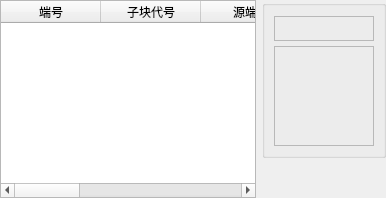
     <widget class="QWidget" name="tab_2">
      <property name="styleSheet">
       <string notr="true">#tab_2{background-color: rgba(19, 67, 79, 1);
    border-color: rgba(19, 67, 79, 1);
    border: 0px solid rgba(61, 255, 255,0.4);
    margin: 2px;}


</string>
      </property>
      <attribute name="title">
       <string>功能子块</string>
      </attribute>
      <layout class="QGridLayout" name="gridLayout_3">
       <property name="leftMargin">
        <number>0</number>
       </property>
       <property name="topMargin">
        <number>0</number>
       </property>
       <property name="rightMargin">
        <number>0</number>
       </property>
       <property name="bottomMargin">
        <number>0</number>
       </property>
       <item row="0" column="1">
        <widget class="QGroupBox" name="groupBox2">
         <property name="minimumSize">
          <size>
           <width>100</width>
           <height>0</height>
          </size>
         </property>
         <property name="title">
          <string/>
         </property>
         <layout class="QVBoxLayout" name="verticalLayout">
          <item>
           <widget class="QLabel" name="LbSpurFuncName">
            <property name="minimumSize">
             <size>
              <width>0</width>
              <height>25</height>
             </size>
            </property>
            <property name="maximumSize">
             <size>
              <width>16777215</width>
              <height>22</height>
             </size>
            </property>
            <property name="frameShape">
             <enum>QFrame::StyledPanel</enum>
            </property>
            <property name="text">
             <string/>
            </property>
           </widget>
          </item>
          <item>
           <widget class="QLabel" name="LbSpurJpg">
            <property name="minimumSize">
             <size>
              <width>100</width>
              <height>100</height>
             </size>
            </property>
            <property name="maximumSize">
             <size>
              <width>100</width>
              <height>100</height>
             </size>
            </property>
            <property name="frameShape">
             <enum>QFrame::StyledPanel</enum>
            </property>
            <property name="text">
             <string/>
            </property>
           </widget>
          </item>
         </layout>
        </widget>
       </item>
       <item row="1" column="1">
        <spacer name="verticalSpacer">
         <property name="orientation">
          <enum>Qt::Vertical</enum>
         </property>
         <property name="sizeHint" stdset="0">
          <size>
           <width>20</width>
           <height>40</height>
          </size>
         </property>
        </spacer>
       </item>
       <item row="0" column="0" rowspan="2">
        <widget class="QTableWidget" name="tableWidgetSpur">
         <property name="styleSheet">
          <string notr="true"/>
         </property>
         <property name="editTriggers">
          <set>QAbstractItemView::DoubleClicked</set>
         </property>
         <property name="selectionBehavior">
          <enum>QAbstractItemView::SelectRows</enum>
         </property>
         <attribute name="horizontalHeaderDefaultSectionSize">
          <number>100</number>
         </attribute>
         <attribute name="verticalHeaderVisible">
          <bool>false</bool>
         </attribute>
         <column>
          <property name="text">
           <string>端号</string>
          </property>
         </column>
         <column>
          <property name="text">
           <string>子块代号</string>
          </property>
         </column>
         <column>
          <property name="text">
           <string>源端口</string>
          </property>
         </column>
         <column>
          <property name="text">
           <string>终端端口</string>
          </property>
         </column>
         <column>
          <property name="text">
           <string>测试代价</string>
          </property>
         </column>
         <column>
          <property name="text">
           <string>受控</string>
          </property>
         </column>
         <column>
          <property name="text">
           <string>描述</string>
          </property>
         </column>
        </widget>
       </item>
      </layout>
     </widget>
